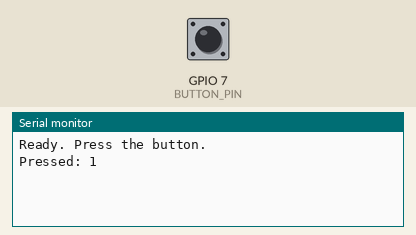
Bench run of a program on a simulated ESP32-S3. Parts: the last lines printed to the serial monitor. Inputs (shaded band) come from the test bench; at power-on: GPIO 7 (BUTTON_PIN) LOW.

Above: at 1.2 s.
1.3 s: GPIO 7 (BUTTON_PIN) pulled HIGH for 0.15 s
At 2.4 s:
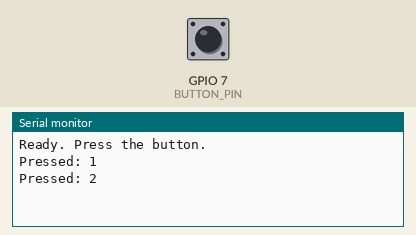
2.9 s: GPIO 7 (BUTTON_PIN) pulled HIGH for 1 s
At 4.9 s:
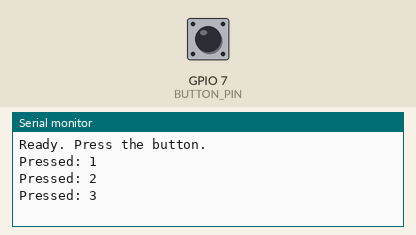
5.4 s: GPIO 7 (BUTTON_PIN) pulled HIGH for 0.15 s
At 6.8 s:
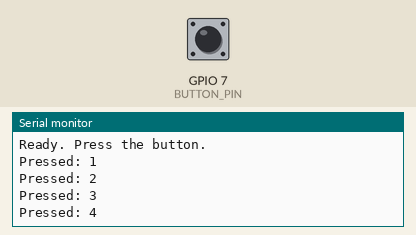
Timing chart, 0 to 8.4 s (numbered marks = the images above; inputs shaded):
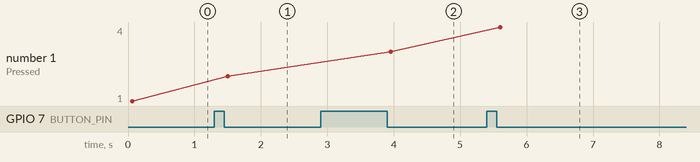

The program:

main.cpp
```cpp
#include <Arduino.h>

constexpr uint8_t BUTTON_PIN = 7;
constexpr uint32_t POLL_INTERVAL_MS = 10;
constexpr uint32_t DEBOUNCE_MS = 50;

class DebouncedButton {
public:
  explicit DebouncedButton(uint8_t pin) : pin(pin) {}

  void begin() {
    pinMode(pin, INPUT);
  }

  bool update(uint32_t nowMs) {
    const bool isLow = digitalRead(pin) == LOW;
    switch (state) {
      case State::Released:
        if (isLow) {
          state = State::MaybePressed;
          stateSinceMs = nowMs;
        }
        return false;

      case State::MaybePressed:
        if (!isLow) {
          state = State::Released;
          return false;
        }
        if (nowMs - stateSinceMs < DEBOUNCE_MS) {
          return false;
        }
        state = State::Pressed;
        return true;

      case State::Pressed:
        if (!isLow) {
          state = State::MaybeReleased;
          stateSinceMs = nowMs;
        }
        return false;

      case State::MaybeReleased:
        if (isLow) {
          state = State::Pressed;
        } else if (nowMs - stateSinceMs >= DEBOUNCE_MS) {
          state = State::Released;
        }
        return false;
    }
    return false;
  }

private:
  enum class State { Released, MaybePressed, Pressed, MaybeReleased };

  const uint8_t pin;
  State state = State::Released;
  uint32_t stateSinceMs = 0;
};

DebouncedButton button(BUTTON_PIN);

void setup() {
  Serial.begin(115200);
  button.begin();
  Serial.println("Ready. Press the button.");
}

void loop() {
  static uint32_t lastPollMs = 0;
  static uint32_t pressCount = 0;

  const uint32_t nowMs = millis();
  if (nowMs - lastPollMs < POLL_INTERVAL_MS) {
    return;
  }
  lastPollMs = nowMs;

  if (button.update(nowMs)) {
    pressCount++;
    Serial.printf("Pressed: %lu\n", pressCount);
  }
}
```

Measured:
- after the input at 1.3 s, the serial monitor: prints a new line after 0.20 s (image 1)
- after the input at 2.9 s, the serial monitor: prints a new line after 1.1 s (image 2)
- after the input at 5.4 s, the serial monitor: prints a new line after 0.20 s (image 3)
- plotted number 1: 1 → 2 after the input at 1.3 s, 2 → 3 after the input at 2.9 s, 3 → 4 after the input at 5.4 s
